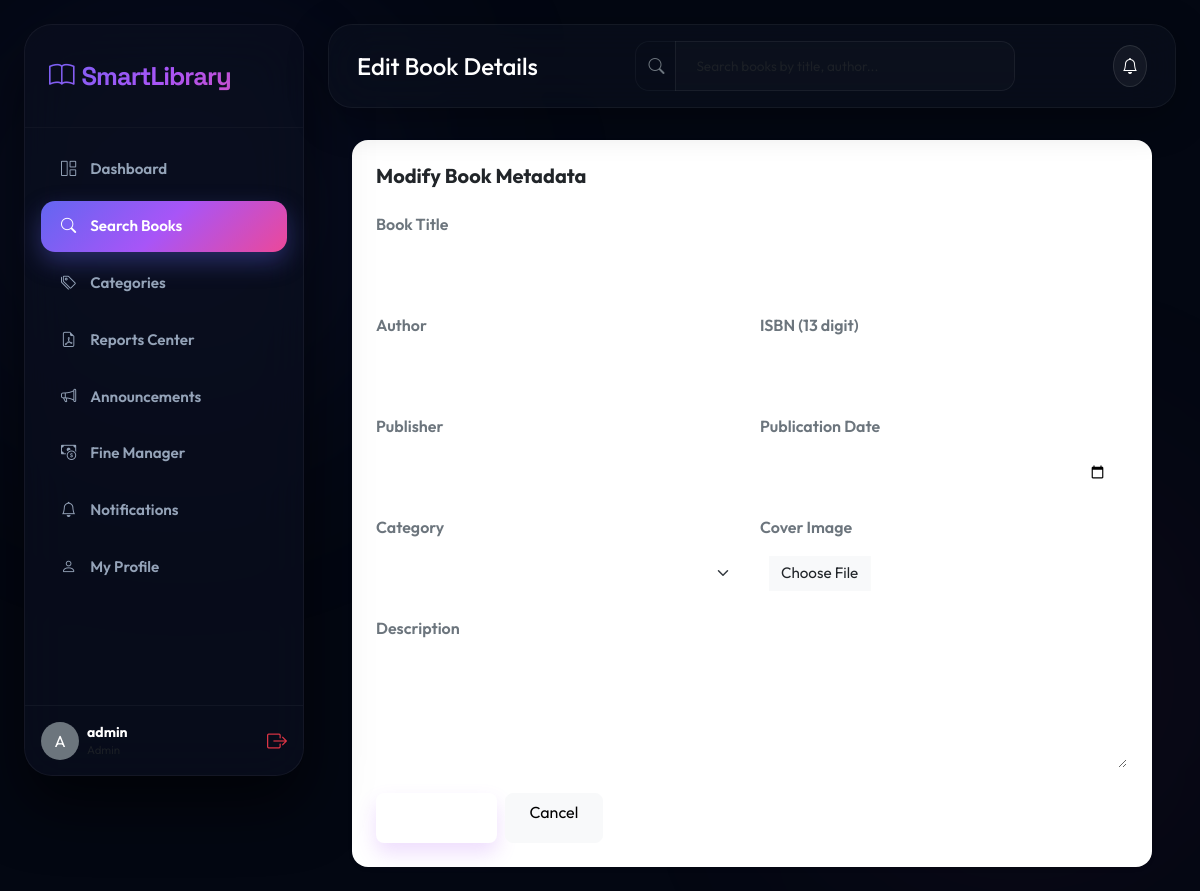
Screenshot of /books/2446/edit/ (signed in) with the database file from the repository.
### library/models.py (models this page shows, shortened)
class CustomUser(AbstractUser):
    ROLE_CHOICES = [
        ('admin', 'Admin/Librarian'),
        ('student', 'Student'),
        ('faculty', 'Faculty'),
    ]
    role = models.CharField(max_length=10, choices=ROLE_CHOICES, default='student')
    phone = models.CharField(max_length=15, blank=True, null=True)
    profile_picture = models.ImageField(upload_to='profiles/', blank=True, null=True)

class Book(models.Model):
    title = models.CharField(max_length=255)
    author = models.CharField(max_length=255)
    isbn = models.CharField(max_length=13, unique=True)
    publisher = models.CharField(max_length=255)
    publication_date = models.DateField(blank=True, null=True)
    description = models.TextField(blank=True, null=True)
    category = models.ForeignKey(Category, on_delete=models.CASCADE, related_name='books')
    cover_image = models.ImageField(blank=True, null=True, upload_to='book_covers/')
    qr_code = models.ImageField(blank=True, null=True, upload_to='qr_codes/')
    total_copies = models.IntegerField(default=0)
    available_copies = models.IntegerField(default=0)
    popularity_score = models.FloatField(default=0.0)
    availability_score = models.FloatField(default=1.0)

### library/views.py (the view, shortened to what this page needs)
# urls.py: path('books/<int:pk>/edit/', views.BookUpdateView.as_view(), name='book_edit'),
class BookUpdateView(AdminRequiredMixin, UpdateView):
    model = Book
    form_class = BookForm
    template_name = 'library/book_form.html'
    success_url = reverse_lazy('book_list')

### library/forms.py
class BookForm(forms.ModelForm):
    class Meta:
        model = Book
        fields = ['title', 'author', 'isbn', 'publisher', 'publication_date', 'category', 'description', 'cover_image']
        widgets = {
            'title': forms.TextInput(attrs={'class': 'form-control', 'placeholder': 'Enter book title'}),
            'author': forms.TextInput(attrs={'class': 'form-control', 'placeholder': 'Enter author name'}),
            'isbn': forms.TextInput(attrs={'class': 'form-control', 'placeholder': 'Enter 13-digit ISBN'}),
            'publisher': forms.TextInput(attrs={'class': 'form-control', 'placeholder': 'Enter publisher name'}),
            'publication_date': forms.DateInput(attrs={'class': 'form-control', 'type': 'date'}),
            'category': forms.Select(attrs={'class': 'form-select'}),
            'description': forms.Textarea(attrs={'class': 'form-control', 'rows': 4, 'placeholder': 'Enter book summary/description'}),
            'cover_image': forms.FileInput(attrs={'class': 'form-control'}),
        }

### library/context_processors.py (called while the page is built)
def notifications(request):
    if request.user.is_authenticated:
        return {
            'unread_notifications_count': request.user.notifications.filter(is_read=False).count(),
            'latest_notifications': request.user.notifications.filter(is_read=False)[:5]
        }
    return {
        'unread_notifications_count': 0,
        'latest_notifications': []
    }

### library/models.py (called while the page is built)
    def __str__(self):
        return self.name

### library/views.py (called while the page is built)
def is_admin(user):
    return user.is_authenticated and user.role == 'admin'

    def test_func(self):
        return is_admin(self.request.user)

### library/templates/library/book_form.html (shortened to what this page needs)
{% extends 'base.html' %}
{% block page_title %}{% if form.instance.pk %}Edit Book Details{% else %}Add New Book{% endif %}{% endblock %}
{% block content %}
<div class="container-fluid p-0">
    <div class="card border-0 rounded-4 shadow-sm p-4 mx-auto" style="max-width: 800px;">
        <h5 class="fw-bold mb-4">{% if form.instance.pk %}Modify Book Metadata{% else %}Enter Book Information{% endif %}</h5>
        <form method="POST" enctype="multipart/form-data">
            <div class="row g-3 mb-3">
                <div class="col-md-12">
                    <label class="form-label fw-semibold text-secondary">Book Title</label>
                    {{ form.title }}
                </div>
            </div>
            <div class="row g-3 mb-3">
                <div class="col-md-6">
                    <label class="form-label fw-semibold text-secondary">Author</label>
                    {{ form.author }}
                </div>
                <div class="col-md-6">
                    <label class="form-label fw-semibold text-secondary">ISBN (13 digit)</label>
                    {{ form.isbn }}
                </div>
            </div>
            <div class="row g-3 mb-3">
                <div class="col-md-6">
                    <label class="form-label fw-semibold text-secondary">Publisher</label>
                    {{ form.publisher }}
                </div>
                <div class="col-md-6">
                    <label class="form-label fw-semibold text-secondary">Publication Date</label>
                    {{ form.publication_date }}
                </div>
            </div>
            <div class="row g-3 mb-3">
                <div class="col-md-6">
                    <label class="form-label fw-semibold text-secondary">Category</label>
                    {{ form.category }}
                </div>
                <div class="col-md-6">
                    <label class="form-label fw-semibold text-secondary">Cover Image</label>
                    {{ form.cover_image }}
                </div>
            </div>
            <div class="mb-4">
                <label class="form-label fw-semibold text-secondary">Description</label>
                {{ form.description }}
            </div>
            <div class="d-flex gap-2">
                <button type="submit" class="btn btn-primary rounded-3 px-4 border-0" style="background: var(--primary-gradient);">Save Book</button>
                <a href="{% if form.instance.pk %}{% url 'book_detail' form.instance.pk %}{% else %}{% url 'book_list' %}{% endif %}" class="btn btn-light rounded-3 px-4">Cancel</a>
            </div>
        </form>
    </div>
</div>
{% endblock %}

### library/templates/base.html (shortened to what this page needs)
{% load static %}
<!DOCTYPE html>
<html lang="en">
<head>
    <link href="https://cdn.jsdelivr.net/npm/bootstrap@5.3.2/dist/css/bootstrap.min.css" rel="stylesheet">
    <link rel="stylesheet" href="https://cdn.jsdelivr.net/npm/bootstrap-icons@1.11.1/font/bootstrap-icons.css">
    <link rel="stylesheet" href="{% static 'css/custom.css' %}">
</head>
<body>
    <div class="app-wrapper">
        <aside class="sidebar" id="appSidebar">
            <div class="brand">
                <i class="bi bi-book me-2"></i>SmartLibrary
            </div>
            <nav class="nav-menu d-flex flex-column justify-content-between" style="height: calc(100% - 100px); padding: 10px 0;">
                <div>
                    {% if user.is_authenticated %}
                        <a href="{% url 'dashboard' %}" class="nav-link {% if 'dashboard' in request.path %}active{% endif %}">
                            <i class="bi bi-grid-1x2"></i>
                            <span>Dashboard</span>
                        </a>
                        <a href="{% url 'book_list' %}" class="nav-link {% if 'books' in request.path and 'category' not in request.path %}active{% endif %}">
                            <i class="bi bi-search"></i>
                            <span>Search Books</span>
                        </a>
                        {% if user.role == 'admin' %}
                            <a href="{% url 'category_list' %}" class="nav-link {% if 'categories' in request.path %}active{% endif %}">
                                <i class="bi bi-tags"></i>
                                <span>Categories</span>
                            </a>
                            <a href="{% url 'reports' %}" class="nav-link {% if 'reports' in request.path %}active{% endif %}">
                                <i class="bi bi-file-earmark-pdf"></i>
                                <span>Reports Center</span>
                            </a>
                        {% endif %}
                        <a href="{% url 'announcement_list' %}" class="nav-link {% if 'announcements' in request.path %}active{% endif %}">
                            <i class="bi bi-megaphone"></i>
                            <span>Announcements</span>
                        </a>
                        <a href="{% url 'fine_list' %}" class="nav-link {% if 'fines' in request.path %}active{% endif %}">
                            <i class="bi bi-cash-coin"></i>
                            <span>Fine Manager</span>
                        </a>
                        <a href="{% url 'notification_list' %}" class="nav-link {% if 'notifications' in request.path %}active{% endif %}">
                            <i class="bi bi-bell"></i>
                            <span>Notifications</span>
                        </a>
                        <a href="{% url 'profile' %}" class="nav-link {% if 'profile' in request.path %}active{% endif %}">
                            <i class="bi bi-person"></i>
                            <span>My Profile</span>
                        </a>
                    {% endif %}
                </div>
                {% if user.is_authenticated %}
                    <div class="mt-auto pt-3 border-top border-secondary border-opacity-10 px-3 pb-2">
                        <div class="d-flex align-items-center justify-content-between">
                            <div class="d-flex align-items-center gap-2">
                                <div class="bg-secondary rounded-circle d-flex align-items-center justify-content-center text-white font-weight-bold" style="width: 38px; height: 38px; background-size: cover; ">
                                    {% if not user.profile_picture %}
                                        {{ user.username|slice:":1"|upper }}
                                    {% endif %}
                                </div>
                                <div style="line-height: 1.1;">
                                    <div class="text-white fw-bold small" style="max-width: 120px; overflow: hidden; text-overflow: ellipsis; white-space: nowrap;">{{ user.username }}</div>
                                    <small class="text-muted text-capitalize" style="font-size: 0.72rem;">{{ user.role }}</small>
                                </div>
                            </div>
                            <a href="{% url 'logout' %}" class="text-danger fs-5 ms-2" title="Logout"><i class="bi bi-box-arrow-right"></i></a>
                        </div>
                    </div>
                {% endif %}
            </nav>
        </aside>
        <div class="main-content">
            <header class="navbar-custom d-flex align-items-center justify-content-between">
                <div class="d-flex align-items-center gap-3">
                    <h4 class="m-0 text-white">{% block page_title %}Overview{% endblock %}</h4>
                </div>
                <div class="position-relative d-none d-md-block" style="width: 380px;">
                    <div class="input-group">
                        <span class="input-group-text bg-transparent border-end-0 border-secondary border-opacity-10 text-secondary" style="border-radius: 14px 0 0 14px;"><i class="bi bi-search"></i></span>
                        <input type="text" id="navbarSearchInput" class="form-control border-start-0 border-secondary border-opacity-10 text-white bg-transparent" placeholder="Search books by title, author..." style="border-radius: 0 14px 14px 0; font-size: 0.85rem;" autocomplete="off">
                    </div>
                </div>
                <div class="d-flex align-items-center gap-4">
                    {% if user.is_authenticated %}
                        <div class="dropdown">
                            <button class="btn btn-light rounded-circle position-relative p-2" type="button" data-bs-toggle="dropdown" aria-expanded="false" style="background: rgba(255, 255, 255, 0.05); border: 1px solid rgba(255, 255, 255, 0.1); color: white;">
                                <i class="bi bi-bell"></i>
                            </button>
                        </div>
                    {% else %}
                        <a href="{% url 'login' %}" class="btn btn-outline-primary px-3 py-1.5 btn-sm rounded-3">Sign In</a>
                        <a href="{% url 'register' %}" class="btn btn-primary px-3 py-1.5 btn-sm rounded-3">Register</a>
                    {% endif %}
                </div>
            </header>
            <main class="main-body-container">
                {% block content %}{% endblock %}
            </main>
        </div>
    </div>
</body>
</html>

### library/static/css/custom.css (style rules this page uses)
:root { --font-sans: 'Outfit', sans-serif; --font-display: 'Space Grotesk', sans-serif; --bg-main: #030712; --bg-surface: rgba(15, 23, 42, 0.45); --bg-sidebar: rgba(10, 15, 30, 0.7); --border-color: rgba(255, 255, 255, 0.05); --border-glow: rgba(99, 102, 241, 0.25); --clr-primary: #6366f1; --clr-secondary: #a855f7; --clr-pink: #ec4899; --gradient-accent: linear-gradient(135deg, #6366f1 0%, #a855f7 50%, #ec4899 100%); --text-pure: #ffffff; --text-primary: #f1f5f9; --text-secondary: #94a3b8; --text-muted: #475569; }
body { font-family: var(--font-sans); background-color: var(--bg-main); color: var(--text-primary); overflow-x: hidden; min-height: 100vh; position: relative; }
body::before { content: ''; position: fixed; top: -10%; left: -10%; width: 600px; height: 600px; background: radial-gradient(circle, rgba(99, 102, 241, 0.12) 0%, transparent 70%); z-index: -2; filter: blur(120px); pointer-events: none; }
body::after { content: ''; position: fixed; bottom: -10%; right: -10%; width: 600px; height: 600px; background: radial-gradient(circle, rgba(236, 72, 153, 0.08) 0%, transparent 70%); z-index: -2; filter: blur(120px); pointer-events: none; }
.app-wrapper { display: flex; min-height: 100vh; padding: 24px; gap: 24px; }
.sidebar { width: 280px; background: var(--bg-sidebar); backdrop-filter: blur(24px); -webkit-backdrop-filter: blur(24px); border: 1px solid var(--border-color); border-radius: 28px; height: calc(100vh - 48px); position: fixed; top: 24px; left: 24px; z-index: 1000; transition: all 0.4s cubic-bezier(0.16, 1, 0.3, 1); box-shadow: 0 30px 60px rgba(0, 0, 0, 0.6); }
.sidebar .brand { padding: 32px 24px; font-family: var(--font-display); font-size: 1.6rem; font-weight: 700; letter-spacing: -0.04em; background: var(--gradient-accent); -webkit-background-clip: text; -webkit-text-fill-color: transparent; border-bottom: 1px solid rgba(255, 255, 255, 0.03); }
.sidebar .nav-link { color: var(--text-secondary); padding: 14px 20px; font-weight: 600; font-size: 0.95rem; display: flex; align-items: center; gap: 14px; border-radius: 14px; margin: 6px 16px; transition: all 0.3s cubic-bezier(0.16, 1, 0.3, 1); }
.sidebar .nav-link.active { color: var(--text-pure); background: var(--gradient-accent); box-shadow: 0 10px 25px rgba(99, 102, 241, 0.35); }
.main-content { flex: 1; margin-left: 304px; min-height: calc(100vh - 48px); transition: all 0.4s cubic-bezier(0.16, 1, 0.3, 1); }
.navbar-custom { position: relative !important; z-index: 1050 !important; background: rgba(13, 19, 33, 0.5); backdrop-filter: blur(24px); -webkit-backdrop-filter: blur(24px); border-radius: 24px; border: 1px solid var(--border-color); margin-bottom: 32px; padding: 16px 28px; box-shadow: 0 10px 40px rgba(0, 0, 0, 0.3); }
.form-control, .form-select { background-color: rgba(255, 255, 255, 0.02) !important; border: 1px solid rgba(255, 255, 255, 0.08) !important; color: var(--text-pure) !important; border-radius: 14px; padding: 14px 20px; font-size: 0.95rem; transition: all 0.3s cubic-bezier(0.16, 1, 0.3, 1); }
.btn-primary { background: var(--gradient-accent); border: none; padding: 14px 28px; border-radius: 14px; font-weight: 700; font-size: 0.95rem; color: var(--text-pure); box-shadow: 0 10px 20px rgba(168, 85, 247, 0.2); transition: all 0.3s cubic-bezier(0.16, 1, 0.3, 1); }

### rows the page displays
CustomUser: username "A", username "admin"
Book: title "Advanced Physics Vol. 1", author "Jane Austen", isbn "9787990533704", publisher "O'Reilly Media", publication_date "03/25/2015", category "Physics", description "A comprehensive resource covering major topics in Physics. Ideal for academic study, research, and general interest reading."
